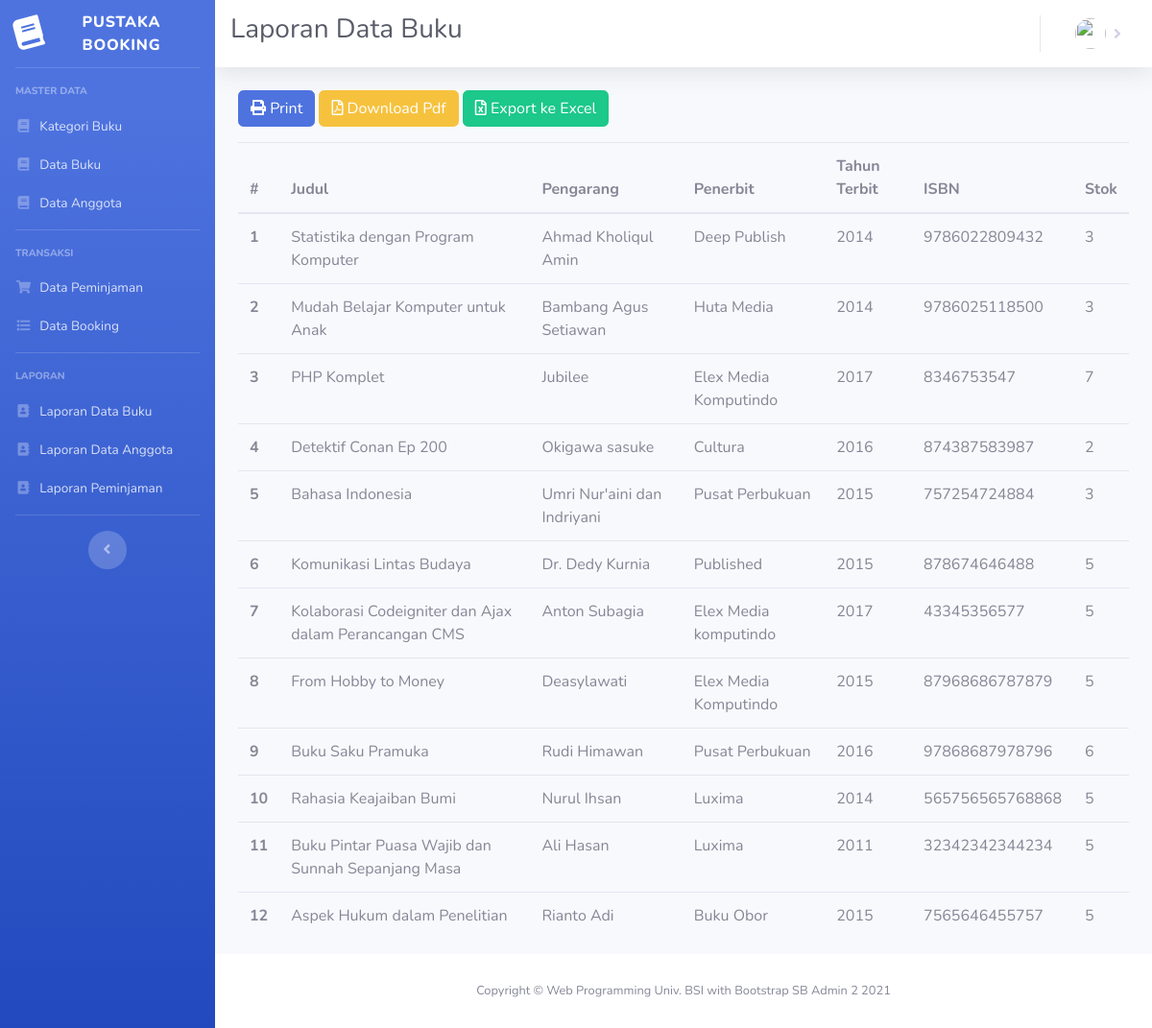
The page /index.php/laporan/laporan_buku on the database its author committed.
### tables this page shows
CREATE TABLE `buku` (
  `id` int(11) NOT NULL,
  `judul_buku` varchar(128) NOT NULL,
  `id_kategori` int(11) NOT NULL,
  `pengarang` varchar(64) NOT NULL,
  `penerbit` varchar(64) NOT NULL,
  `tahun_terbit` year(4) NOT NULL,
  `isbn` varchar(64) NOT NULL,
  `stok` int(11) NOT NULL,
  `dipinjam` int(11) NOT NULL,
  `dibooking` int(11) NOT NULL,
  `image` varchar(256) DEFAULT 'book-default-cover.jpg'
);

### application/controllers/Laporan.php (called while the page is built, shortened)
<?php
class Laporan extends CI_Controller {
    public function laporan_buku()
    {
        $data['judul'] = 'Laporan Data Buku';
        $data['user'] = $this->ModelUser->cekData(['email' => $this->session->userdata('email')])->row_array();
        $data['buku'] = $this->ModelBuku->getBuku()->result_array();
        $data['kategori'] = $this->ModelBuku->getKategori()->result_array();
        $this->load->view('templates/header', $data);
        $this->load->view('templates/sidebar', $data);
        $this->load->view('templates/topbar', $data);
        $this->load->view('buku/laporan_buku', $data);
        $this->load->view('templates/footer');
    }
}

### index.php (called while the page is built, shortened)
<?php
require_once BASEPATH.'core/CodeIgniter.php';

### application/models/ModelBuku.php (called while the page is built, shortened)
<?php
class ModelBuku extends CI_Model
{
    public function getBuku()
    {
        return $this->db->get('buku');
    }
}

### application/views/buku/laporan_buku.php (the view, shortened to what this page needs)
<div class="container-fluid">
    <div class="row">
        <div class="col-lg-12">
            <a href="<?= base_url('laporan/cetak_laporan_buku'); ?>" class="btn btn-primary mb-3"><i class="fas fa-print"></i> Print</a>
            <a href="<?= base_url('laporan/laporan_buku_pdf'); ?>" class="btn btn-warning mb-3"><i class="far fa-file-pdf"></i> Download Pdf</a>
            <a href="<?= base_url('laporan/export_excel_buku'); ?>" class="btn btn-success mb-3"><i class="far fa-file-excel"></i> Export ke Excel</a>
            <table class="table table-hover">
                <thead>
                    <tr>
                        <th scope="col">#</th>
                        <th scope="col">Judul</th>
                        <th scope="col">Pengarang</th>
                        <th scope="col">Penerbit</th>
                        <th scope="col">Tahun Terbit</th>
                        <th scope="col">ISBN</th>
                        <th scope="col">Stok</th>
                    </tr>
                </thead>
                <tbody>
                    <?php
                    $a = 1;
                    foreach ($buku as $b) { ?>
                    <tr>
                        <th scope="row"><?= $a++; ?></th>
                        <td><?= $b['judul_buku']; ?></td>
                        <td><?= $b['pengarang']; ?></td>
                        <td><?= $b['penerbit']; ?></td>
                        <td><?= $b['tahun_terbit']; ?></td>
                        <td><?= $b['isbn']; ?></td>
                        <td><?= $b['stok']; ?></td>
                    </tr>
                    <?php } ?>
                </tbody>
            </table>
        </div>
    </div>
    </div>
</div>

### rows shown on the page
buku: judul_buku "Statistika dengan Program Komputer", pengarang "Ahmad Kholiqul Amin", penerbit "Deep Publish", tahun_terbit "2014", isbn "9786022809432", stok "3"
buku: judul_buku "Mudah Belajar Komputer untuk Anak", pengarang "Bambang Agus Setiawan", penerbit "Huta Media", tahun_terbit "2014", isbn "9786025118500", stok "3"
buku: judul_buku "PHP Komplet", pengarang "Jubilee", penerbit "Elex Media Komputindo", tahun_terbit "2017", isbn "8346753547", stok "7"
buku: judul_buku "Detektif Conan Ep 200", pengarang "Okigawa sasuke", penerbit "Cultura", tahun_terbit "2016", isbn "874387583987", stok "2"
buku: judul_buku "Bahasa Indonesia", pengarang "Umri Nur'aini dan Indriyani", penerbit "Pusat Perbukuan", tahun_terbit "2015", isbn "757254724884", stok "3"
buku: judul_buku "Komunikasi Lintas Budaya", pengarang "Dr. Dedy Kurnia", penerbit "Published", tahun_terbit "2015", isbn "878674646488", stok "5"
buku: judul_buku "Kolaborasi Codeigniter dan Ajax dalam Perancangan CMS", pengarang "Anton Subagia", penerbit "Elex Media komputindo", tahun_terbit "2017", isbn "43345356577", stok "5"
buku: judul_buku "From Hobby to Money", pengarang "Deasylawati", penerbit "Elex Media Komputindo", tahun_terbit "2015", isbn "87968686787879", stok "5"
buku: judul_buku "Buku Saku Pramuka", pengarang "Rudi Himawan", penerbit "Pusat Perbukuan", tahun_terbit "2016", isbn "97868687978796", stok "6"
buku: judul_buku "Rahasia Keajaiban Bumi", pengarang "Nurul Ihsan", penerbit "Luxima", tahun_terbit "2014", isbn "565756565768868", stok "5"
buku: judul_buku "Buku Pintar Puasa Wajib dan Sunnah Sepanjang Masa", pengarang "Ali Hasan", penerbit "Luxima", tahun_terbit "2011", isbn "32342342344234", stok "5"
buku: judul_buku "Aspek Hukum dalam Penelitian", pengarang "Rianto Adi", penerbit "Buku Obor", tahun_terbit "2015", isbn "7565646455757", stok "5"

### other values the page prints
$judul "Laporan Data Buku"
